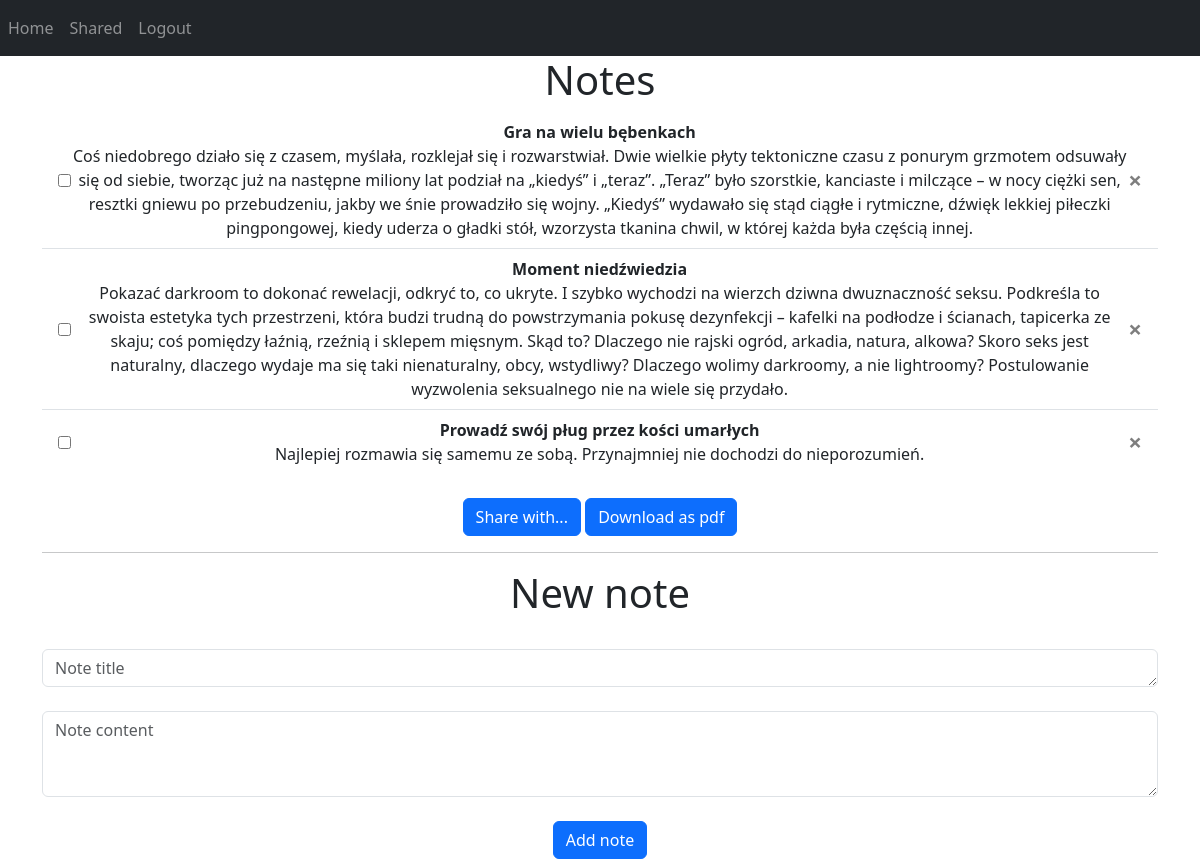
The app's page / (signed in) with its own data.
### webside/models.py (models this page shows)
class Note(db.Model):
    id = db.Column(db.Integer, primary_key=True)
    title = db.Column(db.String(50))
    data = db.Column(db.String(10000))
    date = db.Column(db.DateTime(timezone=True), default=func.now())
    user_id = db.Column(db.Integer, db.ForeignKey('user.id'))
    shared_with = db.relationship('User', secondary=shared_notes, backref=db.backref('shared_notes', lazy='dynamic'))
    last_checked_shared_notes_date = db.Column(db.DateTime, default=func.now())

### webside/views.py (the view, shortened to what this page needs)
@views.route('/', methods=['GET', 'POST'])
@login_required
def home():
    if check_for_new_items(current_user):
        session['new_items'] = True
    else:
        session.pop('new_items', None)
    return render_template("home.html", user=current_user)

### webside/__init__.py (called while the page is built)
def create_app():
    app = Flask(__name__)
    app.config['SECRET_KEY'] = 'jakby dupa miala zeby to co by powiedziala'
    app.config['SQLALCHEMY_DATABASE_URI'] = f'sqlite:///{DB_NAME}'
    db.init_app(app)
    from .views import views
    from .auth import auth
    app.register_blueprint(views, url_prefix='/')
    app.register_blueprint(auth, url_prefix='/')
    from .models import User, Note
    with app.app_context():
        create_database()
    login_manager = LoginManager()
    login_manager.login_view = 'auth.login'
    login_manager.init_app(app)
    @login_manager.user_loader
    def load_user(id):
        return User.query.get(int(id))
    return app

### webside/views.py (called while the page is built)
def check_for_new_items(user):
    for note in user.shared_notes:
        if note.date > user.last_checked_shared_notes_date:
            return True

### webside/templates/home.html (shortened to what this page needs)
{% extends "base.html" %}
{% block content %}
{% if user.notes %}
<h1 align="center">Notes</h1>
<form id="notesForm" method="POST">
    <ul class="list-group list-group-flush" id="notes">
    {% for note in user.notes %}
    <li class="list-group-item">
        <div style="display: flex; justify-content: space-between; align-items: center;">
            <div style="display: flex; flex-direction: column;">
                <input type="checkbox" value="{{ note.id }}" name="selected_notes[]">
            </div>
            <div style="flex: 1; text-align: center;">
                <b>{{ note.title }}</b>
                <br>
                {{ note.data }}
            </div>
            <div>
                <button type="submit" class="close" formaction="/note/{{ note.id }}/delete/">
                    <span area-hidden="true">&times;</span>
                </button>
            </div>
        </div>
    </li>
    {% endfor %}
    </ul>
    <br>
    <div align="center">
        <button type="button" class="btn btn-primary" data-bs-toggle="modal" data-bs-target="#shareModal">
            Share with...
        </button>
        <button type="submit" class="btn btn-primary" formaction="/download-note/">
            Download as pdf
        </button>
    </div>
</form>
<hr>
{% endif %}
<h1 align="center">New note</h1>
<br/>
<form method="POST">
    <textarea name="title" id="title" class="form-control" rows="1" placeholder="Note title"></textarea>
    <br/>
    <textarea name="note" id="note" class="form-control" rows="3" placeholder="Note content"></textarea>
    <br/>
    <div align="center">
        <button type="submit" class="btn btn-primary">Add note</button>
    </div>
</form>
{% endblock %}

### records on screen
Note: title "Gra na wielu bębenkach", data "Coś niedobrego działo się z czasem, myślała, rozklejał się i rozwarstwiał. Dwie wielkie płyty tektoniczne czasu z ponurym grzmotem odsuwały się od siebie, tworząc już na następne miliony lat podział na „kiedyś” i „teraz”. „Teraz” było szorstkie, kanciaste i milczące – w nocy ciężki sen, resztki gniewu po przebudzeniu, jakby we śnie prowadziło się wojny. „Kiedyś” wydawało się stąd ciągłe i rytmiczne, dźwięk lekkiej piłeczki pingpongowej, kiedy uderza o gładki stół, wzorzysta tkanina chwil, w której każda była częścią innej."
Note: title "Moment niedźwiedzia", data "Pokazać darkroom to dokonać rewelacji, odkryć to, co ukryte. I szybko wychodzi na wierzch dziwna dwuznaczność seksu. Podkreśla to swoista estetyka tych przestrzeni, która budzi trudną do powstrzymania pokusę dezynfekcji – kafelki na podłodze i ścianach, tapicerka ze skaju; coś pomiędzy łaźnią, rzeźnią i sklepem mięsnym. Skąd to? Dlaczego nie rajski ogród, arkadia, natura, alkowa? Skoro seks jest naturalny, dlaczego wydaje ma się taki nienaturalny, obcy, wstydliwy? Dlaczego wolimy darkroomy, a nie lightroomy? Postulowanie wyzwolenia seksualnego nie na wiele się przydało."
Note: title "Prowadź swój pług przez kości umarłych", data "Najlepiej rozmawia się samemu ze sobą. Przynajmniej nie dochodzi do nieporozumień."
